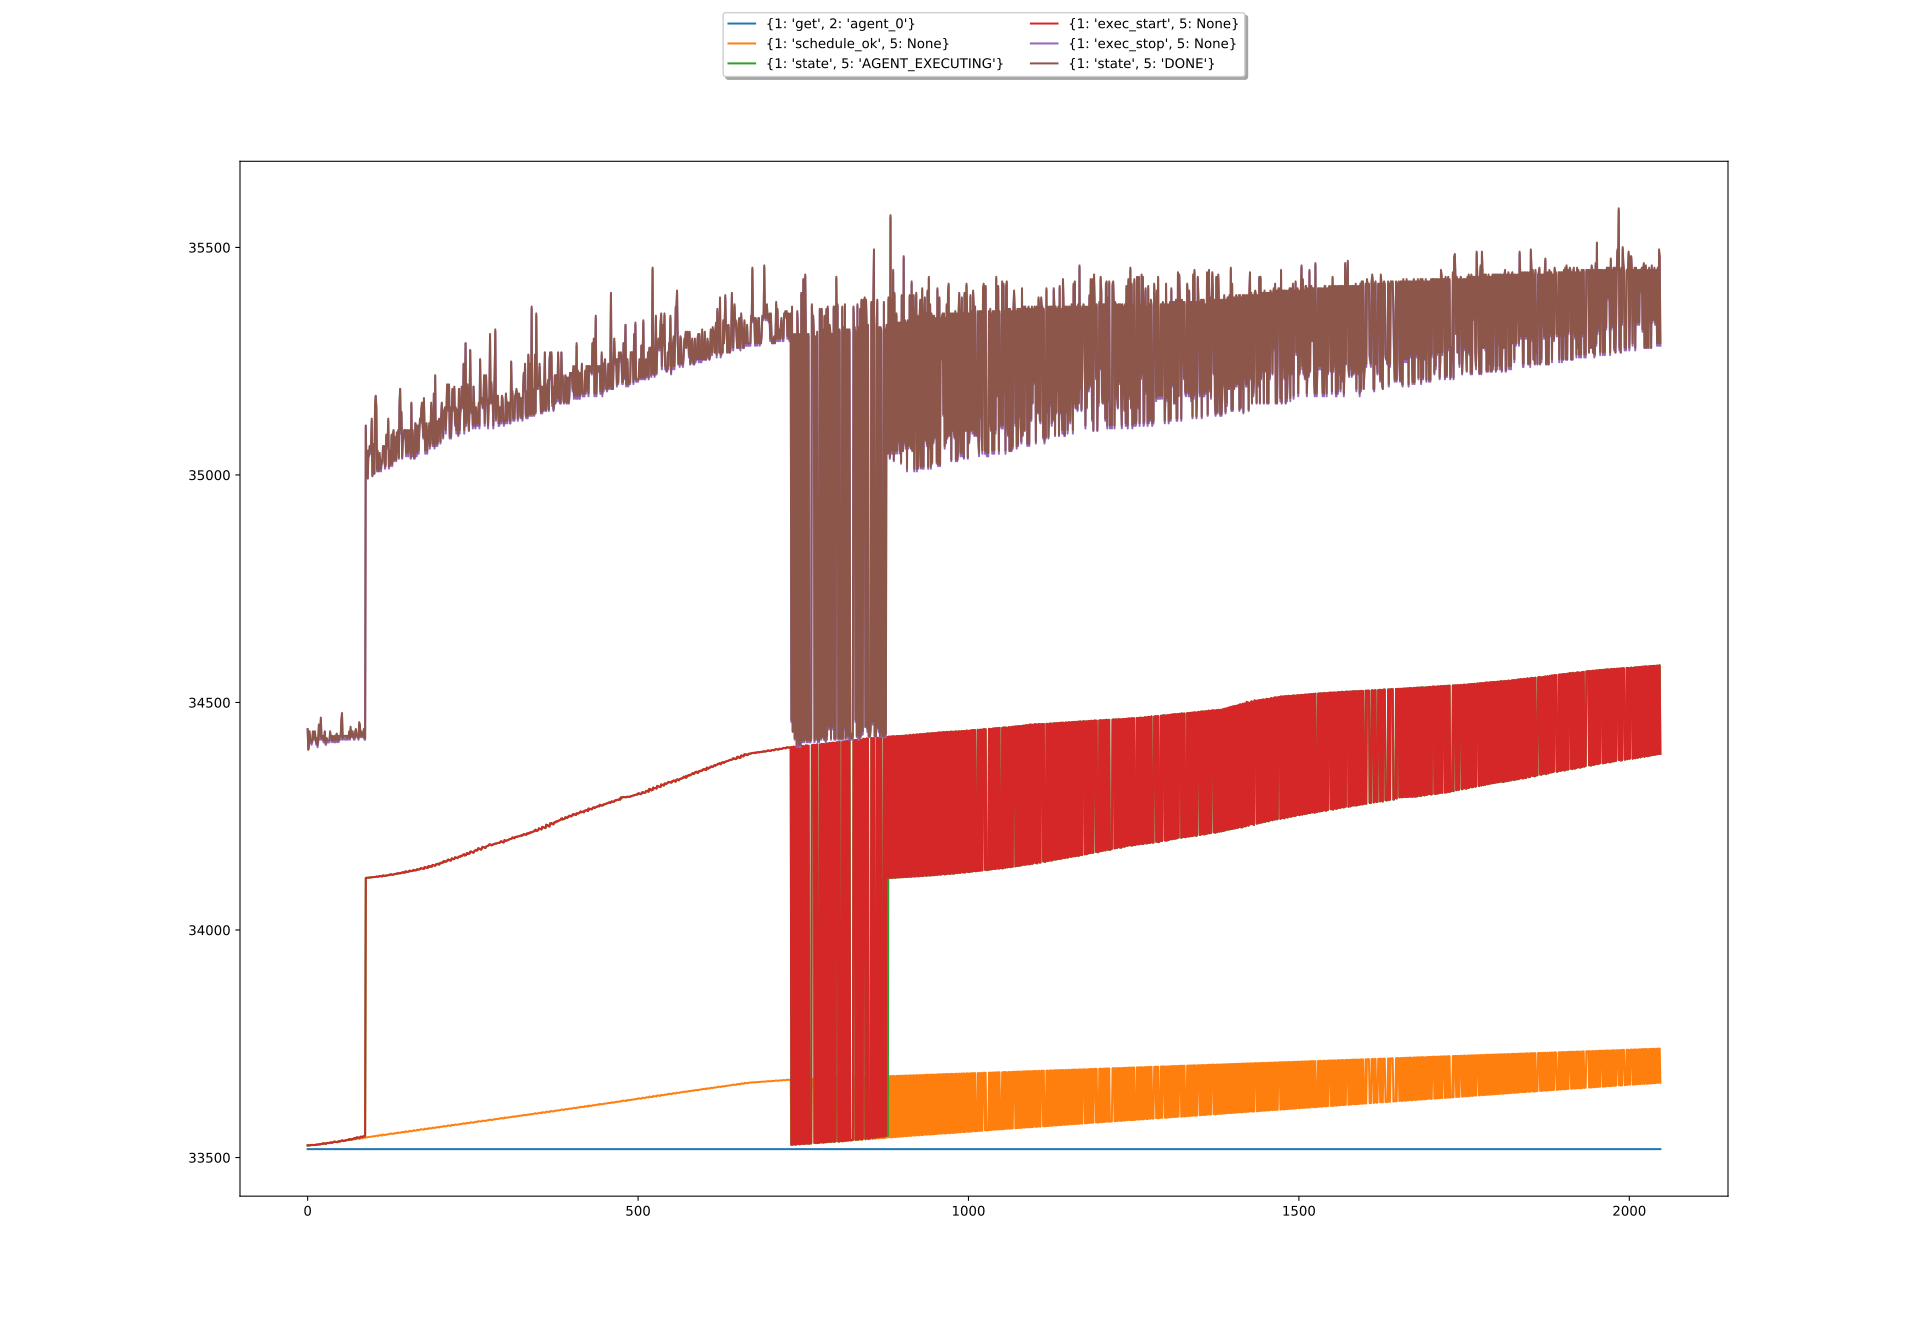

Generate this figure with Python:
#!/usr/bin/env python

__copyright__ = 'Copyright 2013-2016, http://radical.rutgers.edu'
__license__   = 'MIT'


import sys
import pprint

import radical.utils     as ru
import radical.analytics as ra

import matplotlib.pyplot as plt
import numpy             as np


# We plot timelines for all events listed in `event_list` for all entities of
# type `event_entity`..  Before plotting, we sort those entities by the
# timestamp of the first event in the event list

event_entity = 'unit'
event_list   = \
    [
          {ru.STATE: 'NEW'                          , ru.EVENT: 'state'           },
        # {ru.STATE: 'UMGR_SCHEDULING_PENDING'      , ru.EVENT: 'state'           },
        # {ru.STATE: 'UMGR_SCHEDULING'              , ru.EVENT: 'state'           },
        # {ru.STATE: 'UMGR_STAGING_INPUT_PENDING'   , ru.EVENT: 'state'           },
        # {ru.STATE: 'UMGR_STAGING_INPUT'           , ru.EVENT: 'state'           },
        # {ru.STATE: 'AGENT_STAGING_INPUT_PENDING'  , ru.EVENT: 'state'           },
          {ru.COMP : 'agent_0'                      , ru.EVENT: 'get'             },
        # {ru.STATE: 'AGENT_STAGING_INPUT'          , ru.EVENT: 'state'           },
        # {ru.STATE: 'AGENT_SCHEDULING_PENDING'     , ru.EVENT: 'state'           },
        # {ru.STATE: 'AGENT_SCHEDULING'             , ru.EVENT: 'state'           },
          {ru.STATE: None                           , ru.EVENT: 'schedule_ok'     },
        # {ru.STATE: 'AGENT_EXECUTING_PENDING'      , ru.EVENT: 'state'           },
          {ru.STATE: 'AGENT_EXECUTING'              , ru.EVENT: 'state'           },
          {ru.STATE: None                           , ru.EVENT: 'exec_mkdir'      },
          {ru.STATE: None                           , ru.EVENT: 'exec_mkdir_done' },
          {ru.STATE: None                           , ru.EVENT: 'exec_start'      },
        # {ru.STATE: None                           , ru.EVENT: 'exec_ok'         },
          {ru.STATE: None                           , ru.EVENT: 'exec_stop'       },
        # {ru.STATE: 'AGENT_STAGING_OUTPUT_PENDING' , ru.EVENT: 'state'           },
        # {ru.STATE: 'UMGR_STAGING_OUTPUT_PENDING'  , ru.EVENT: 'state'           },
        # {ru.STATE: 'UMGR_STAGING_OUTPUT'          , ru.EVENT: 'state'           },
        # {ru.STATE: 'AGENT_STAGING_OUTPUT'         , ru.EVENT: 'state'           },
          {ru.STATE: 'DONE'                         , ru.EVENT: 'state'           },
    ]

# ---------------------------------------------------------------------------     ---
#
if __name__ == '__main__':

    if len(sys.argv) != 2:
        print "\n\tusage: %s <dir|tarball>\n" % sys.argv[0]
        sys.exit(1)

    src     = sys.argv[1]
    session = ra.Session(src, 'radical.pilot')

    # A formatting helper before starting...
    def ppheader(message):
        separator = '\n' + 78 * '-' + '\n'
        print separator + message + separator

    session.filter(etype=event_entity, inplace=True)
    print '#entities: %d' % len(session.get())

    data = dict()
    for thing in session.get():

        tstamps = list()

        for event in event_list:
            times = thing.timestamps(event=event)
            if times: tstamps.append(times[0])
            else    : tstamps.append(None)

        data[thing.uid] = tstamps

  # diffs = list()
  # for uid in data:
  #     diffs.append(data[uid][-1] - data[uid][0])
  # print sorted(diffs)


    sorted_things = sorted(data.items(), key=lambda e: e[1][0])
    sorted_data   = list()
    index         = 0
  # for thing in sorted_things[150:170]:
    for thing in sorted_things:
        sorted_data.append([index] + thing[1])
        index += 1


    np_data = np.array(sorted_data)
  # print np_data

    plt.figure(figsize=(20,14))
    for e_idx in range(len(event_list)):
        plt.plot(np_data[:,0], np_data[:,(1+e_idx)], label=event_list[e_idx])

    plt.legend(loc='upper center', bbox_to_anchor=(0.5, 1.15),
          ncol=2, fancybox=True, shadow=True)
    plt.savefig('07_event_timeline.svg')
    plt.show()


# ------------------------------------------------------------------------------

